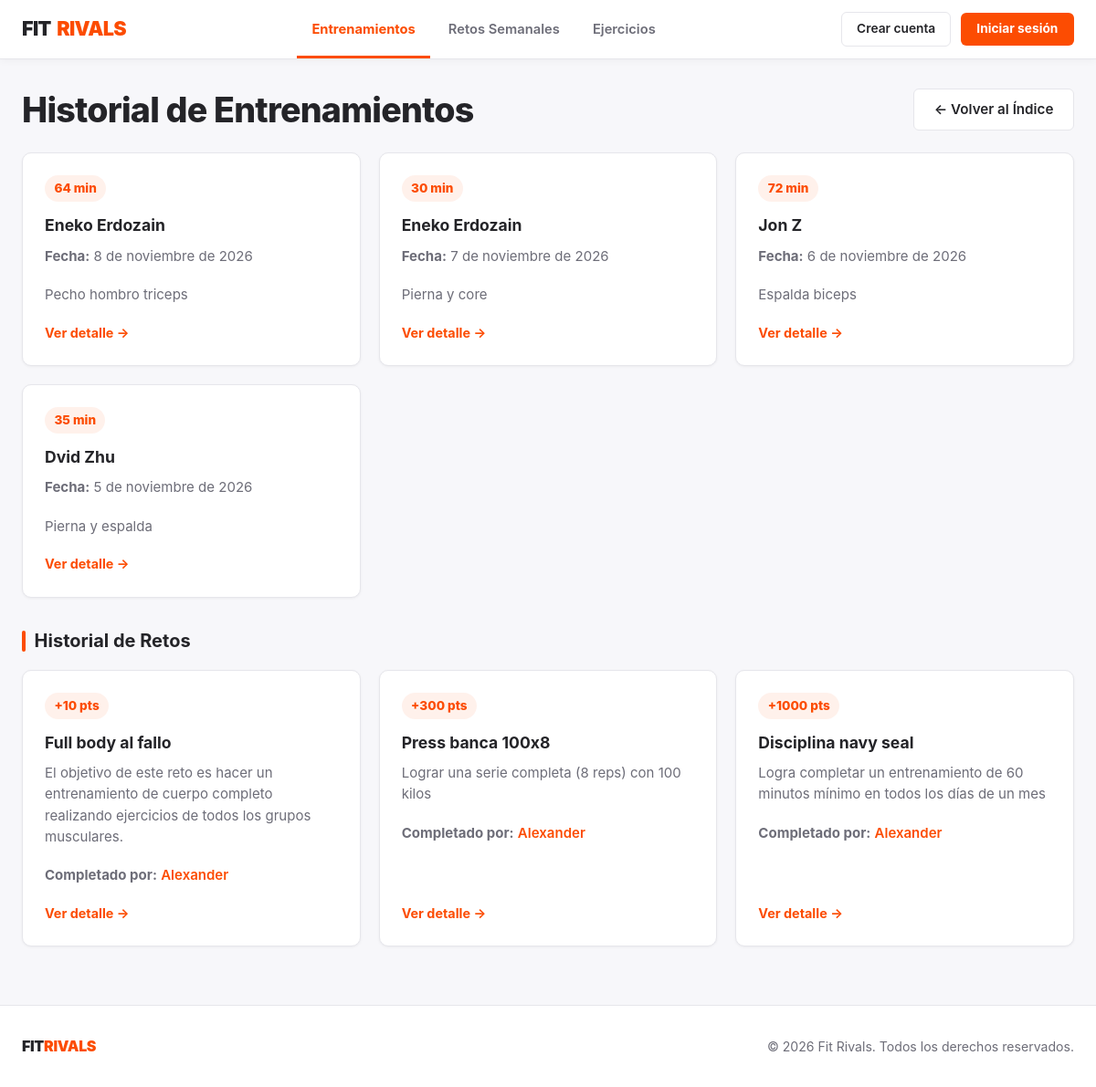
The app's page /entrenamientos/, older data.
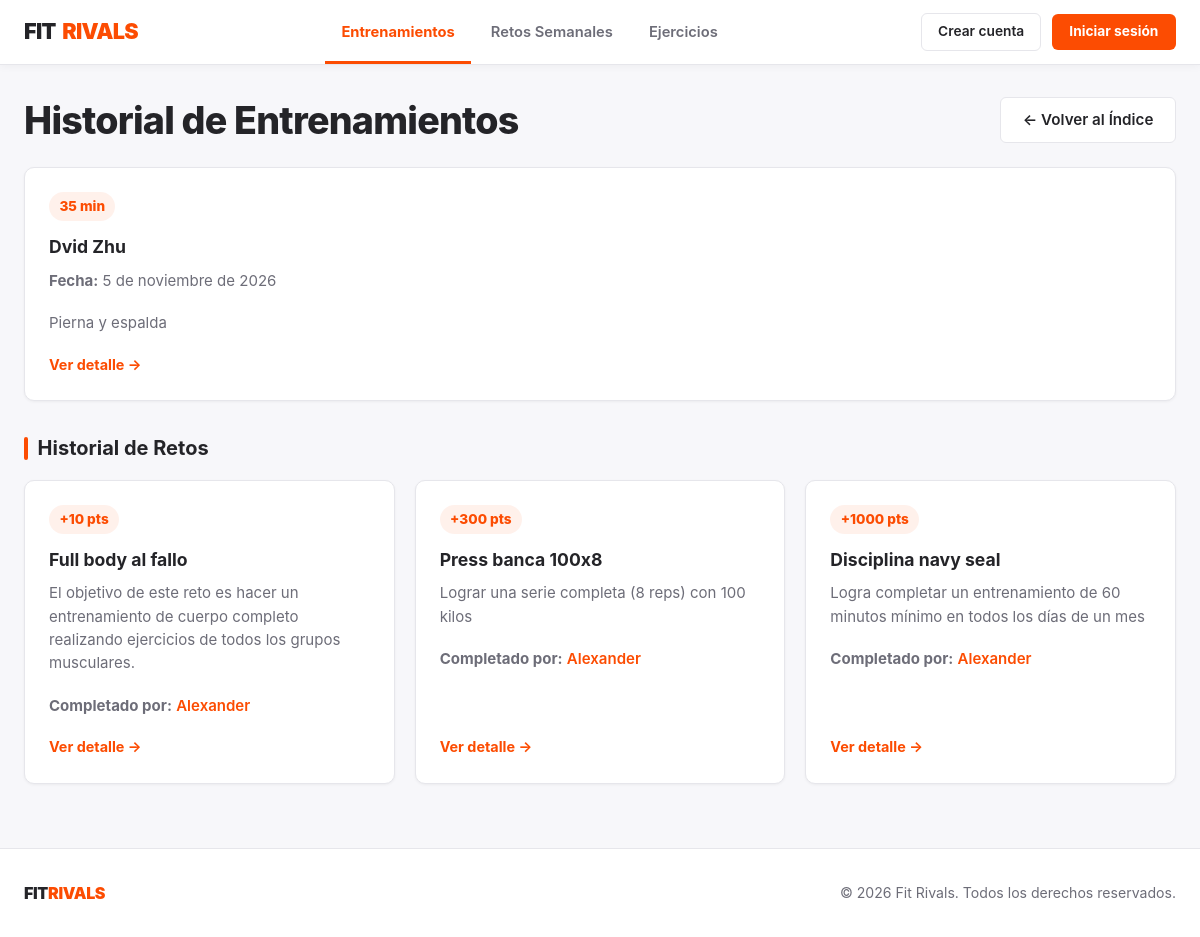
The same page, newer data.
### FitrivalsApp/models.py (models this page shows, shortened)
class Entrenamiento(models.Model):
    usuario = models.ForeignKey(Usuario, on_delete=models.CASCADE, related_name='entrenamientos')
    fecha = models.DateField()
    duracion_minutos = models.PositiveIntegerField(help_text="Duración en minutos")
    notas = models.TextField(blank=True, null=True)
    ejercicios = models.ManyToManyField(Ejercicio, through='EntrenamientoEjercicio')

class Usuario(models.Model):
    nombre = models.CharField(max_length=100, unique=True)
    email = models.EmailField(unique=True)
    password = models.CharField(max_length=128)
    fecha_alta = models.DateField(auto_now_add=True)
    puntos = models.IntegerField(default=0)

class Reto(models.Model):
    nombre = models.CharField(max_length=100)
    descripcion = models.TextField(blank=True, null=True)
    puntos_recompensa = models.IntegerField(default=100)
    fecha_inicio = models.DateField(default=datetime.date(2026, 11, 23))
    fecha_fin = models.DateField(default=datetime.date(2026, 11, 30))
    ejercicios = models.ManyToManyField(Ejercicio, related_name='retos', blank=True)
    completado_por = models.ManyToManyField(Usuario, related_name='retos_completados', blank=True)

### FitrivalsApp/views.py (the view)
# urls.py: path('entrenamientos/', views.lista_entrenamientos, name='lista_entrenamientos'),
def lista_entrenamientos(request):
    entrenamientos = Entrenamiento.objects.select_related('usuario').order_by('-fecha')
    retos_completados = (
        Reto.objects.filter(completado_por__isnull=False)
        .distinct()
        .prefetch_related('completado_por')
    )
    return render(request, 'entrenamientos/lista.html', {
        'entrenamientos': entrenamientos,
        'retos_completados': retos_completados,
    })

### FitrivalsApp/templates/entrenamientos/lista.html (shortened to what this page needs)
{% extends 'base.html' %}
{% block content %}
    <div class="section-header">
        <h1>Historial de Entrenamientos</h1>
        <a href="{% url 'index' %}" class="btn-secondary-strava">← Volver al Índice</a>
    </div>
    <div class="dashboard-grid">
        {% for entrenamiento in entrenamientos %}
            <div class="info-card">
                <div>
                    <span class="points-badge">{{ entrenamiento.duracion_minutos }} min</span>
                    <h3>{{ entrenamiento.usuario.nombre }}</h3>
                    <p><strong>Fecha:</strong> {{ entrenamiento.fecha }}</p>
                    {% if entrenamiento.notas %}
                        <p>{{ entrenamiento.notas }}</p>
                    {% endif %}
                </div>
                <a href="{% url 'detalle_entrenamiento' entrenamiento.pk %}" class="card-link">
                    Ver detalle →
                </a>
            </div>
        {% empty %}
            <div class="info-card">
                <p>No hay entrenamientos registrados.</p>
            </div>
        {% endfor %}
    </div>
    <h2>Historial de Retos</h2>
    <div class="dashboard-grid">
        {% for reto in retos_completados %}
            <div class="info-card">
                <div>
                    <span class="points-badge">+{{ reto.puntos_recompensa }} pts</span>
                    <h3>{{ reto.nombre }}</h3>
                    {% if reto.descripcion %}
                        <p>{{ reto.descripcion }}</p>
                    {% endif %}
                    <p>
                        <strong>Completado por:</strong>
                        {% for atleta in reto.completado_por.all %}
                            <a href="{% url 'detalle_usuario' atleta.pk %}">{{ atleta.nombre }}</a>{% if not forloop.last %}, {% endif %}
                        {% endfor %}
                    </p>
                </div>
                <a href="{% url 'detalle_reto' reto.pk %}" class="card-link">
                    Ver detalle →
                </a>
            </div>
        {% empty %}
            <div class="info-card">
                <p>Todavía no se ha completado ningún reto.</p>
            </div>
        {% endfor %}
    </div>
{% endblock %}

### FitrivalsApp/templates/base.html (shortened to what this page needs)
{% load static %}
<!DOCTYPE html>
<html lang="es">
<head>
    <link rel="stylesheet" href="{% static 'css/estilos.css' %}">
    <link rel="stylesheet" href="{% static 'css/header-footer.css' %}">
</head>
<body>
    <header class="site-header">
        <div class="header-container">
            <a href="{% url 'index' %}" class="brand">
                FIT<span>RIVALS</span>
            </a>
            <nav class="site-nav">
                <a href="{% url 'lista_entrenamientos' %}" class="{% if 'entrenamiento' in request.resolver_match.url_name %}activo{% endif %}">
                    Entrenamientos
                </a>
                <a href="{% url 'lista_retos' %}" class="{% if 'reto' in request.resolver_match.url_name %}activo{% endif %}">
                    Retos Semanales
                </a>
                <a href="{% url 'lista_ejercicios' %}" class="{% if 'ejercicio' in request.resolver_match.url_name %}activo{% endif %}">
                    Ejercicios
                </a>
            </nav>
            <div class="header-user-actions">
                {% if request.session.usuario_nombre %}
                    <a href="{% url 'detalle_usuario' request.session.usuario_id %}" class="user-pill">
                        <span class="user-avatar-dot"></span>
                        {{ request.session.usuario_nombre }}
                    </a>
                    <a href="{% url 'logout_usuario' %}" class="btn-secondary-nav">
                        Cerrar sesión
                    </a>
                {% else %}
                    <a href="{% url 'registro_usuario' %}" class="btn-secondary-nav">
                        Crear cuenta
                    </a>
                    <a href="{% url 'login_usuario' %}" class="btn-login-nav">
                        Iniciar sesión
                    </a>
                {% endif %}
            </div>
        </div>
    </header>
    <main class="main-wrapper">
        {% block content %}
        {% endblock %}
    </main>
    <footer class="site-footer">
        <div class="footer-container">
            <div class="footer-brand">
                FIT<span>RIVALS</span>
            </div>
            <div>
                &copy; 2026 Fit Rivals. Todos los derechos reservados.
            </div>
        </div>
    </footer>
</body>
</html>

### FitrivalsApp/static/css/estilos.css (style rules this page uses)
:root { --strava-orange: #FC4C02; --strava-orange-hover: #E34402; --strava-orange-soft: rgba(252, 76, 2, 0.08); --bg-page: #F7F7FA; --bg-white: #FFFFFF; --text-dark: #242428; --text-muted: #6D6D78; --border-light: #E6E6EB; --radius: 10px; --shadow-sm: 0 1px 3px rgba(0, 0, 0, 0.05); --shadow-md: 0 4px 14px rgba(0, 0, 0, 0.07); }
*, *::before, *::after { box-sizing: border-box; }
html, body { margin: 0; padding: 0; min-height: 100%; background-color: var(--bg-page); color: var(--text-dark); font-family: "Inter", system-ui, -apple-system, "Segoe UI", Roboto, Helvetica, Arial, sans-serif; font-size: 1rem; line-height: 1.55; -webkit-font-smoothing: antialiased; }
h1 { margin: 0 0 0.75rem; font-size: clamp(1.75rem, 4vw, 2.35rem); font-weight: 800; line-height: 1.2; letter-spacing: -0.02em; color: var(--text-dark); }
h2 { display: flex; align-items: center; gap: 0.6rem; margin: 2rem 0 1rem; font-size: 1.25rem; font-weight: 700; color: var(--text-dark); }
h2::before { content: ""; width: 4px; height: 1.15em; border-radius: 2px; background-color: var(--strava-orange); }
h3 { margin: 0 0 0.5rem; font-size: 1.1rem; font-weight: 700; color: var(--text-dark); }
a { color: var(--strava-orange); font-weight: 600; text-decoration: none; transition: color 0.15s ease; }
.btn-secondary-strava { display: inline-flex; align-items: center; justify-content: center; gap: 0.45rem; padding: 0.65rem 1.35rem; background-color: var(--bg-white); color: var(--text-dark); font-size: 0.95rem; font-weight: 600; border: 1px solid var(--border-light); border-radius: 6px; cursor: pointer; text-decoration: none; transition: border-color 0.15s ease, background-color 0.15s ease; }
.dashboard-grid { display: grid; grid-template-columns: repeat(auto-fit, minmax(290px, 1fr)); gap: 1.25rem; }
.info-card { display: flex; flex-direction: column; justify-content: space-between; background-color: var(--bg-white); border: 1px solid var(--border-light); border-radius: var(--radius); padding: 1.5rem; box-shadow: var(--shadow-sm); transition: box-shadow 0.2s ease, transform 0.15s ease, border-color 0.2s ease; }
.info-card p { margin: 0 0 1.2rem; color: var(--text-muted); font-size: 0.94rem; }
.card-link { font-size: 0.9rem; font-weight: 700; color: var(--strava-orange); }
.points-badge { display: inline-block; padding: 0.25rem 0.65rem; background-color: var(--strava-orange-soft); color: var(--strava-orange); font-weight: 800; font-size: 0.85rem; border-radius: 999px; }
.section-header { display: flex; flex-wrap: wrap; align-items: center; justify-content: space-between; gap: 1rem; margin-bottom: 1.5rem; }
.section-header h1 { margin: 0; }
.info-card .points-badge { margin-bottom: 0.75rem; }

Row changes from the older to the newer data that the page shows:
removed Entrenamiento: duracion_minutos "64", usuario.nombre "Eneko Erdozain", fecha "8 de noviembre de 2026", notas "Pecho hombro triceps"
removed Entrenamiento: duracion_minutos "30", usuario.nombre "Eneko Erdozain", fecha "7 de noviembre de 2026", notas "Pierna y core"
removed Entrenamiento: duracion_minutos "72", usuario.nombre "Jon Z", fecha "6 de noviembre de 2026", notas "Espalda biceps"
